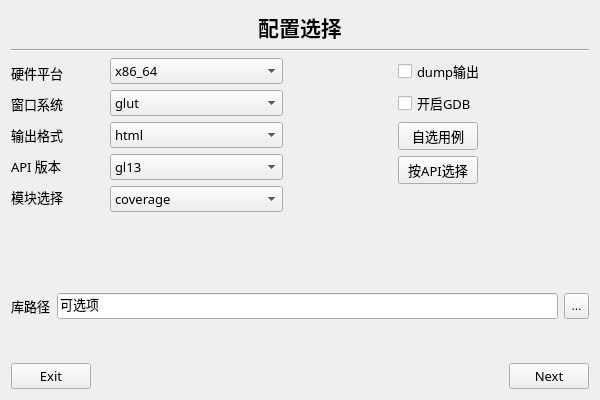
<?xml version="1.0" encoding="UTF-8"?>
<ui version="4.0">
 <class>cfg_Page</class>
 <widget class="QWidget" name="cfg_Page">
  <property name="geometry">
   <rect>
    <x>0</x>
    <y>0</y>
    <width>600</width>
    <height>400</height>
   </rect>
  </property>
  <property name="sizePolicy">
   <sizepolicy hsizetype="Expanding" vsizetype="Expanding">
    <horstretch>0</horstretch>
    <verstretch>0</verstretch>
   </sizepolicy>
  </property>
  <property name="windowTitle">
   <string>Form</string>
  </property>
  <layout class="QGridLayout" name="gridLayout_2">
   <item row="0" column="0">
    <layout class="QVBoxLayout" name="verticalLayout_6">
     <item>
      <layout class="QHBoxLayout" name="horizontalLayout_4" stretch="5,9,5">
       <item>
        <spacer name="horizontalSpacer_3">
         <property name="orientation">
          <enum>Qt::Horizontal</enum>
         </property>
         <property name="sizeHint" stdset="0">
          <size>
           <width>40</width>
           <height>20</height>
          </size>
         </property>
        </spacer>
       </item>
       <item>
        <widget class="QLabel" name="label">
         <property name="sizePolicy">
          <sizepolicy hsizetype="Expanding" vsizetype="Expanding">
           <horstretch>0</horstretch>
           <verstretch>0</verstretch>
          </sizepolicy>
         </property>
         <property name="font">
          <font>
           <family>微软雅黑</family>
           <pointsize>16</pointsize>
           <weight>75</weight>
           <bold>true</bold>
          </font>
         </property>
         <property name="layoutDirection">
          <enum>Qt::LeftToRight</enum>
         </property>
         <property name="autoFillBackground">
          <bool>true</bool>
         </property>
         <property name="text">
          <string>配置选择</string>
         </property>
         <property name="alignment">
          <set>Qt::AlignCenter</set>
         </property>
        </widget>
       </item>
       <item>
        <spacer name="horizontalSpacer_4">
         <property name="orientation">
          <enum>Qt::Horizontal</enum>
         </property>
         <property name="sizeHint" stdset="0">
          <size>
           <width>40</width>
           <height>20</height>
          </size>
         </property>
        </spacer>
       </item>
      </layout>
     </item>
     <item>
      <widget class="Line" name="line">
       <property name="sizePolicy">
        <sizepolicy hsizetype="Expanding" vsizetype="Fixed">
         <horstretch>0</horstretch>
         <verstretch>0</verstretch>
        </sizepolicy>
       </property>
       <property name="font">
        <font>
         <family>微软雅黑</family>
         <pointsize>10</pointsize>
        </font>
       </property>
       <property name="autoFillBackground">
        <bool>true</bool>
       </property>
       <property name="orientation">
        <enum>Qt::Horizontal</enum>
       </property>
      </widget>
     </item>
     <item>
      <layout class="QHBoxLayout" name="horizontalLayout_6" stretch="10,4,7">
       <item>
        <layout class="QVBoxLayout" name="verticalLayout_5" stretch="10,2">
         <item>
          <layout class="QHBoxLayout" name="horizontalLayout_5" stretch="7,13">
           <item>
            <layout class="QVBoxLayout" name="verticalLayout_2">
             <item>
              <widget class="QLabel" name="label_configArch">
               <property name="sizePolicy">
                <sizepolicy hsizetype="Expanding" vsizetype="Fixed">
                 <horstretch>0</horstretch>
                 <verstretch>0</verstretch>
                </sizepolicy>
               </property>
               <property name="font">
                <font>
                 <family>微软雅黑</family>
                 <pointsize>10</pointsize>
                </font>
               </property>
               <property name="autoFillBackground">
                <bool>true</bool>
               </property>
               <property name="text">
                <string>硬件平台</string>
               </property>
               <property name="buddy">
                <cstring>configArchBox</cstring>
               </property>
              </widget>
             </item>
             <item>
              <widget class="QLabel" name="label_configOutform_5">
               <property name="sizePolicy">
                <sizepolicy hsizetype="Expanding" vsizetype="Fixed">
                 <horstretch>0</horstretch>
                 <verstretch>0</verstretch>
                </sizepolicy>
               </property>
               <property name="font">
                <font>
                 <family>微软雅黑</family>
                 <pointsize>10</pointsize>
                </font>
               </property>
               <property name="autoFillBackground">
                <bool>true</bool>
               </property>
               <property name="text">
                <string>窗口系统</string>
               </property>
               <property name="buddy">
                <cstring>cfgWinsysBox</cstring>
               </property>
              </widget>
             </item>
             <item>
              <widget class="QLabel" name="label_configOutform">
               <property name="sizePolicy">
                <sizepolicy hsizetype="Expanding" vsizetype="Fixed">
                 <horstretch>0</horstretch>
                 <verstretch>0</verstretch>
                </sizepolicy>
               </property>
               <property name="font">
                <font>
                 <family>微软雅黑</family>
                 <pointsize>10</pointsize>
                </font>
               </property>
               <property name="autoFillBackground">
                <bool>true</bool>
               </property>
               <property name="text">
                <string>输出格式</string>
               </property>
               <property name="buddy">
                <cstring>configOutformBox</cstring>
               </property>
              </widget>
             </item>
             <item>
              <widget class="QLabel" name="label_configOutform_2">
               <property name="sizePolicy">
                <sizepolicy hsizetype="Expanding" vsizetype="Fixed">
                 <horstretch>0</horstretch>
                 <verstretch>0</verstretch>
                </sizepolicy>
               </property>
               <property name="font">
                <font>
                 <family>微软雅黑</family>
                 <pointsize>10</pointsize>
                </font>
               </property>
               <property name="autoFillBackground">
                <bool>true</bool>
               </property>
               <property name="text">
                <string>API 版本</string>
               </property>
               <property name="buddy">
                <cstring>cfgApiverBox</cstring>
               </property>
              </widget>
             </item>
             <item>
              <widget class="QLabel" name="label_configOutform_4">
               <property name="sizePolicy">
                <sizepolicy hsizetype="Expanding" vsizetype="Fixed">
                 <horstretch>0</horstretch>
                 <verstretch>0</verstretch>
                </sizepolicy>
               </property>
               <property name="font">
                <font>
                 <family>微软雅黑</family>
                 <pointsize>10</pointsize>
                </font>
               </property>
               <property name="autoFillBackground">
                <bool>true</bool>
               </property>
               <property name="text">
                <string>模块选择</string>
               </property>
               <property name="buddy">
                <cstring>cfgModelBox</cstring>
               </property>
              </widget>
             </item>
            </layout>
           </item>
           <item>
            <layout class="QVBoxLayout" name="verticalLayout">
             <item>
              <widget class="QComboBox" name="configArchBox">
               <property name="sizePolicy">
                <sizepolicy hsizetype="Expanding" vsizetype="Fixed">
                 <horstretch>0</horstretch>
                 <verstretch>0</verstretch>
                </sizepolicy>
               </property>
               <property name="font">
                <font>
                 <family>微软雅黑</family>
                 <pointsize>10</pointsize>
                </font>
               </property>
               <property name="autoFillBackground">
                <bool>true</bool>
               </property>
               <item>
                <property name="text">
                 <string>x86_64</string>
                </property>
               </item>
               <item>
                <property name="text">
                 <string>mips64</string>
                </property>
               </item>
               <item>
                <property name="text">
                 <string>armv8</string>
                </property>
               </item>
              </widget>
             </item>
             <item>
              <widget class="QComboBox" name="cfgWinsysBox">
               <property name="sizePolicy">
                <sizepolicy hsizetype="Expanding" vsizetype="Fixed">
                 <horstretch>0</horstretch>
                 <verstretch>0</verstretch>
                </sizepolicy>
               </property>
               <property name="font">
                <font>
                 <family>微软雅黑</family>
                 <pointsize>10</pointsize>
                </font>
               </property>
               <property name="autoFillBackground">
                <bool>true</bool>
               </property>
               <item>
                <property name="text">
                 <string>glut</string>
                </property>
               </item>
               <item>
                <property name="text">
                 <string>glfw</string>
                </property>
               </item>
               <item>
                <property name="text">
                 <string>egl</string>
                </property>
               </item>
               <item>
                <property name="text">
                 <string>sdl</string>
                </property>
               </item>
               <item>
                <property name="text">
                 <string>glx</string>
                </property>
               </item>
              </widget>
             </item>
             <item>
              <widget class="QComboBox" name="configOutformBox">
               <property name="sizePolicy">
                <sizepolicy hsizetype="Expanding" vsizetype="Fixed">
                 <horstretch>0</horstretch>
                 <verstretch>0</verstretch>
                </sizepolicy>
               </property>
               <property name="font">
                <font>
                 <family>微软雅黑</family>
                 <pointsize>10</pointsize>
                </font>
               </property>
               <property name="autoFillBackground">
                <bool>true</bool>
               </property>
               <item>
                <property name="text">
                 <string>html</string>
                </property>
               </item>
               <item>
                <property name="text">
                 <string>excel</string>
                </property>
               </item>
              </widget>
             </item>
             <item>
              <widget class="QComboBox" name="cfgApiverBox">
               <property name="sizePolicy">
                <sizepolicy hsizetype="Expanding" vsizetype="Fixed">
                 <horstretch>0</horstretch>
                 <verstretch>0</verstretch>
                </sizepolicy>
               </property>
               <property name="font">
                <font>
                 <family>微软雅黑</family>
                 <pointsize>10</pointsize>
                </font>
               </property>
               <property name="autoFillBackground">
                <bool>true</bool>
               </property>
               <item>
                <property name="text">
                 <string>gl13</string>
                </property>
               </item>
               <item>
                <property name="text">
                 <string>gl14</string>
                </property>
               </item>
               <item>
                <property name="text">
                 <string>gl15</string>
                </property>
               </item>
               <item>
                <property name="text">
                 <string>gl20</string>
                </property>
               </item>
               <item>
                <property name="text">
                 <string>gl21</string>
                </property>
               </item>
               <item>
                <property name="text">
                 <string>gl22</string>
                </property>
               </item>
               <item>
                <property name="text">
                 <string>gl30</string>
                </property>
               </item>
               <item>
                <property name="text">
                 <string>gl31</string>
                </property>
               </item>
               <item>
                <property name="text">
                 <string>gl32</string>
                </property>
               </item>
               <item>
                <property name="text">
                 <string>gl33</string>
                </property>
               </item>
               <item>
                <property name="text">
                 <string>gl40</string>
                </property>
               </item>
               <item>
                <property name="text">
                 <string>gl41</string>
                </property>
               </item>
               <item>
                <property name="text">
                 <string>gl42</string>
                </property>
               </item>
               <item>
                <property name="text">
                 <string>gl43</string>
                </property>
               </item>
               <item>
                <property name="text">
                 <string>gl44</string>
                </property>
               </item>
               <item>
                <property name="text">
                 <string>gl45</string>
                </property>
               </item>
               <item>
                <property name="text">
                 <string>gl46</string>
                </property>
               </item>
               <item>
                <property name="text">
                 <string>es11</string>
                </property>
               </item>
               <item>
                <property name="text">
                 <string>es20</string>
                </property>
               </item>
               <item>
                <property name="text">
                 <string>es30</string>
                </property>
               </item>
               <item>
                <property name="text">
                 <string>es31</string>
                </property>
               </item>
               <item>
                <property name="text">
                 <string>es32</string>
                </property>
               </item>
               <item>
                <property name="text">
                 <string>es33</string>
                </property>
               </item>
              </widget>
             </item>
             <item>
              <widget class="QComboBox" name="cfgModelBox">
               <property name="sizePolicy">
                <sizepolicy hsizetype="Expanding" vsizetype="Fixed">
                 <horstretch>0</horstretch>
                 <verstretch>0</verstretch>
                </sizepolicy>
               </property>
               <property name="font">
                <font>
                 <family>微软雅黑</family>
                 <pointsize>10</pointsize>
                </font>
               </property>
               <property name="autoFillBackground">
                <bool>true</bool>
               </property>
               <item>
                <property name="text">
                 <string>coverage</string>
                </property>
               </item>
               <item>
                <property name="text">
                 <string>storage</string>
                </property>
               </item>
               <item>
                <property name="text">
                 <string>function</string>
                </property>
               </item>
               <item>
                <property name="text">
                 <string>error</string>
                </property>
               </item>
               <item>
                <property name="text">
                 <string>limit</string>
                </property>
               </item>
               <item>
                <property name="text">
                 <string>shader</string>
                </property>
               </item>
              </widget>
             </item>
            </layout>
           </item>
          </layout>
         </item>
         <item>
          <spacer name="verticalSpacer_4">
           <property name="orientation">
            <enum>Qt::Vertical</enum>
           </property>
           <property name="sizeHint" stdset="0">
            <size>
             <width>20</width>
             <height>40</height>
            </size>
           </property>
          </spacer>
         </item>
        </layout>
       </item>
       <item>
        <spacer name="horizontalSpacer_2">
         <property name="orientation">
          <enum>Qt::Horizontal</enum>
         </property>
         <property name="sizeHint" stdset="0">
          <size>
           <width>40</width>
           <height>20</height>
          </size>
         </property>
        </spacer>
       </item>
       <item>
        <layout class="QVBoxLayout" name="verticalLayout_4" stretch="8,4">
         <item>
          <layout class="QVBoxLayout" name="verticalLayout_3">
           <item>
            <widget class="QCheckBox" name="cfgDumpBox">
             <property name="sizePolicy">
              <sizepolicy hsizetype="Expanding" vsizetype="Fixed">
               <horstretch>0</horstretch>
               <verstretch>0</verstretch>
              </sizepolicy>
             </property>
             <property name="font">
              <font>
               <family>微软雅黑</family>
               <pointsize>10</pointsize>
              </font>
             </property>
             <property name="autoFillBackground">
              <bool>true</bool>
             </property>
             <property name="text">
              <string>dump输出</string>
             </property>
            </widget>
           </item>
           <item>
            <widget class="QCheckBox" name="cfgGdbBox">
             <property name="sizePolicy">
              <sizepolicy hsizetype="Expanding" vsizetype="Fixed">
               <horstretch>0</horstretch>
               <verstretch>0</verstretch>
              </sizepolicy>
             </property>
             <property name="font">
              <font>
               <family>微软雅黑</family>
               <pointsize>10</pointsize>
              </font>
             </property>
             <property name="autoFillBackground">
              <bool>true</bool>
             </property>
             <property name="text">
              <string>开启GDB</string>
             </property>
            </widget>
           </item>
           <item>
            <widget class="QPushButton" name="cfgSelfCheck">
             <property name="sizePolicy">
              <sizepolicy hsizetype="Fixed" vsizetype="Fixed">
               <horstretch>0</horstretch>
               <verstretch>0</verstretch>
              </sizepolicy>
             </property>
             <property name="font">
              <font>
               <family>微软雅黑</family>
               <pointsize>10</pointsize>
              </font>
             </property>
             <property name="autoFillBackground">
              <bool>true</bool>
             </property>
             <property name="text">
              <string>自选用例</string>
             </property>
            </widget>
           </item>
           <item>
            <widget class="QPushButton" name="cfgAPICheck">
             <property name="sizePolicy">
              <sizepolicy hsizetype="Fixed" vsizetype="Fixed">
               <horstretch>0</horstretch>
               <verstretch>0</verstretch>
              </sizepolicy>
             </property>
             <property name="font">
              <font>
               <family>微软雅黑</family>
               <pointsize>10</pointsize>
              </font>
             </property>
             <property name="autoFillBackground">
              <bool>true</bool>
             </property>
             <property name="text">
              <string>按API选择</string>
             </property>
            </widget>
           </item>
          </layout>
         </item>
         <item>
          <spacer name="verticalSpacer">
           <property name="orientation">
            <enum>Qt::Vertical</enum>
           </property>
           <property name="sizeHint" stdset="0">
            <size>
             <width>20</width>
             <height>40</height>
            </size>
           </property>
          </spacer>
         </item>
        </layout>
       </item>
      </layout>
     </item>
     <item>
      <spacer name="verticalSpacer_2">
       <property name="orientation">
        <enum>Qt::Vertical</enum>
       </property>
       <property name="sizeHint" stdset="0">
        <size>
         <width>20</width>
         <height>40</height>
        </size>
       </property>
      </spacer>
     </item>
     <item>
      <layout class="QHBoxLayout" name="horizontalLayout_3" stretch="5,20,1">
       <item>
        <widget class="QLabel" name="label_configLibpath">
         <property name="sizePolicy">
          <sizepolicy hsizetype="Fixed" vsizetype="Fixed">
           <horstretch>0</horstretch>
           <verstretch>0</verstretch>
          </sizepolicy>
         </property>
         <property name="font">
          <font>
           <family>微软雅黑</family>
           <pointsize>10</pointsize>
          </font>
         </property>
         <property name="autoFillBackground">
          <bool>true</bool>
         </property>
         <property name="text">
          <string>库路径</string>
         </property>
         <property name="buddy">
          <cstring>lineEdit</cstring>
         </property>
        </widget>
       </item>
       <item>
        <widget class="QLineEdit" name="lineEdit">
         <property name="sizePolicy">
          <sizepolicy hsizetype="Expanding" vsizetype="Fixed">
           <horstretch>0</horstretch>
           <verstretch>0</verstretch>
          </sizepolicy>
         </property>
         <property name="font">
          <font>
           <family>微软雅黑</family>
           <pointsize>10</pointsize>
          </font>
         </property>
         <property name="autoFillBackground">
          <bool>true</bool>
         </property>
         <property name="text">
          <string>可选项</string>
         </property>
        </widget>
       </item>
       <item>
        <widget class="QToolButton" name="cfgLib_toolBtn">
         <property name="sizePolicy">
          <sizepolicy hsizetype="Expanding" vsizetype="Expanding">
           <horstretch>0</horstretch>
           <verstretch>0</verstretch>
          </sizepolicy>
         </property>
         <property name="text">
          <string>...</string>
         </property>
        </widget>
       </item>
      </layout>
     </item>
     <item>
      <spacer name="verticalSpacer_3">
       <property name="orientation">
        <enum>Qt::Vertical</enum>
       </property>
       <property name="sizeHint" stdset="0">
        <size>
         <width>20</width>
         <height>40</height>
        </size>
       </property>
      </spacer>
     </item>
     <item>
      <layout class="QHBoxLayout" name="horizontalLayout_2" stretch="2,9,2">
       <item>
        <widget class="QPushButton" name="cfgExitBtn">
         <property name="sizePolicy">
          <sizepolicy hsizetype="Fixed" vsizetype="Fixed">
           <horstretch>0</horstretch>
           <verstretch>0</verstretch>
          </sizepolicy>
         </property>
         <property name="font">
          <font>
           <family>微软雅黑</family>
           <pointsize>10</pointsize>
          </font>
         </property>
         <property name="autoFillBackground">
          <bool>true</bool>
         </property>
         <property name="text">
          <string>Exit</string>
         </property>
        </widget>
       </item>
       <item>
        <spacer name="horizontalSpacer">
         <property name="orientation">
          <enum>Qt::Horizontal</enum>
         </property>
         <property name="sizeHint" stdset="0">
          <size>
           <width>40</width>
           <height>20</height>
          </size>
         </property>
        </spacer>
       </item>
       <item>
        <widget class="QPushButton" name="cfgNextBtn">
         <property name="sizePolicy">
          <sizepolicy hsizetype="Fixed" vsizetype="Fixed">
           <horstretch>0</horstretch>
           <verstretch>0</verstretch>
          </sizepolicy>
         </property>
         <property name="font">
          <font>
           <family>微软雅黑</family>
           <pointsize>10</pointsize>
          </font>
         </property>
         <property name="autoFillBackground">
          <bool>true</bool>
         </property>
         <property name="text">
          <string>Next</string>
         </property>
        </widget>
       </item>
      </layout>
     </item>
    </layout>
   </item>
  </layout>
 </widget>
 <resources/>
 <connections/>
</ui>
